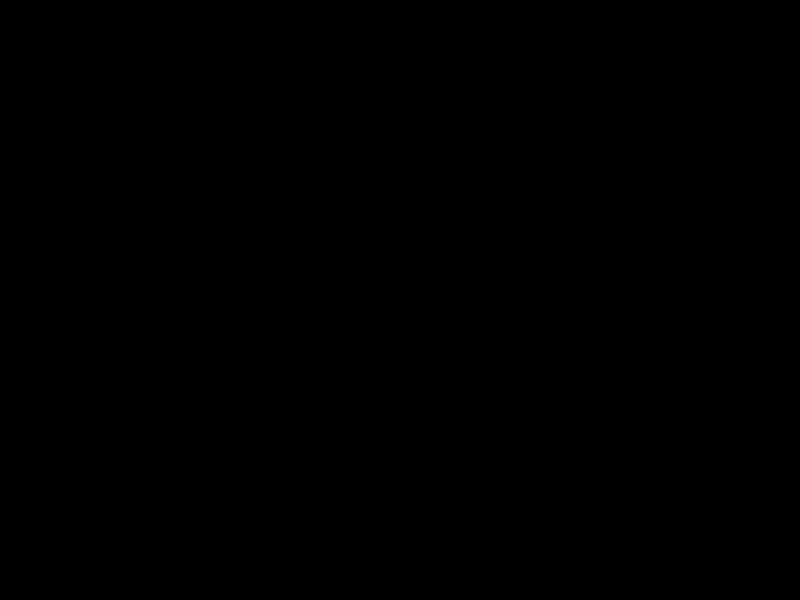
Frame 1 (no input)
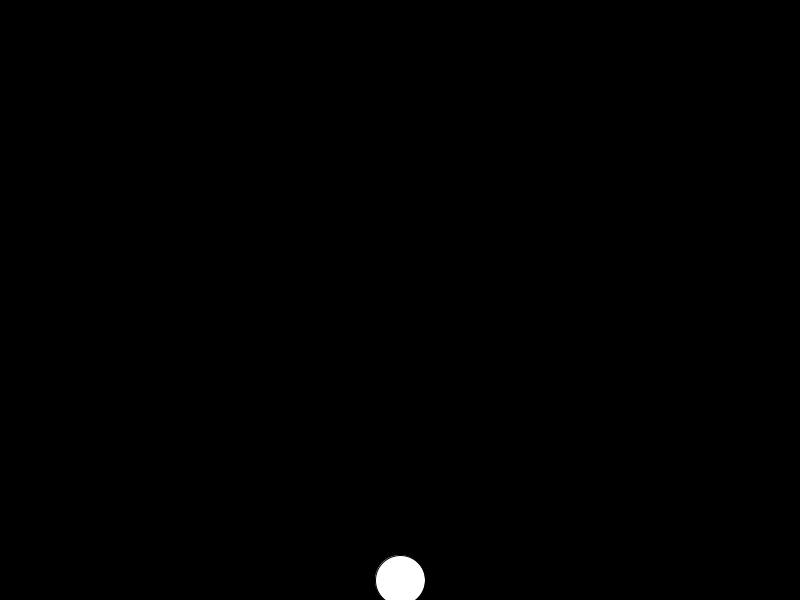
Frame 60 (the mouse pressed at the canvas centre just before this capture)
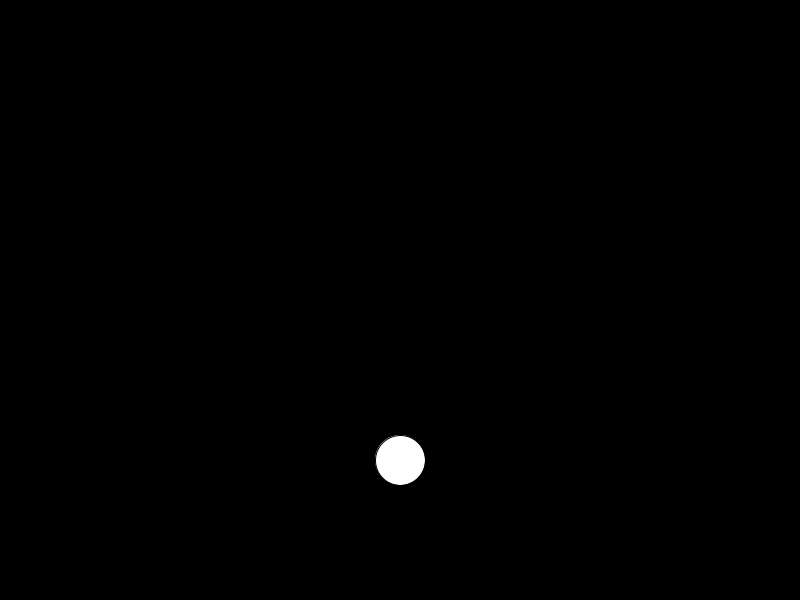
Frame 120 (the mouse held since frame 60 and released just before this capture)

The Processing sketch that drew these frames (run headless with seeded random() and noise(); from frame 60 on, the mouse is pressed at the canvas centre):

// Processing sketch: sketch_140425h
// ── sketch_140425h.pde
int rad = 50;
int e_x = 400;
int e_y = 700;
int dy = 2;


void setup(){
  size(800,600);
}


void draw(){
  background(0);
  e_y = e_y - dy;
  fill(255);
  ellipse(e_x,e_y,rad,rad);
}
